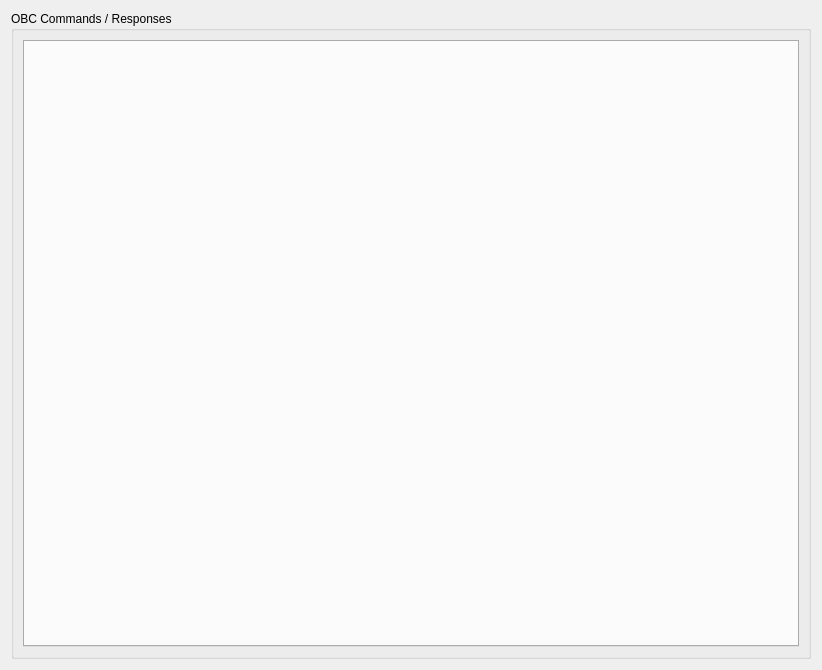
<?xml version="1.0" encoding="UTF-8"?>
<ui version="4.0">
 <class>OBCCmdRespPanel</class>
 <widget class="QWidget" name="OBCCmdRespPanel">
  <property name="geometry">
   <rect>
    <x>0</x>
    <y>0</y>
    <width>818</width>
    <height>670</height>
   </rect>
  </property>
  <property name="windowTitle">
   <string>Form</string>
  </property>
  <layout class="QGridLayout" name="gridLayout">
   <item row="0" column="0">
    <widget class="QGroupBox" name="obc_cmd_resp_box">
     <property name="minimumSize">
      <size>
       <width>800</width>
       <height>0</height>
      </size>
     </property>
     <property name="title">
      <string>OBC Commands / Responses</string>
     </property>
     <layout class="QGridLayout" name="gridLayout_2">
      <item row="0" column="0">
       <widget class="QTabWidget" name="obc_cmd_resp_tabs">
        <property name="tabPosition">
         <enum>QTabWidget::North</enum>
        </property>
        <property name="currentIndex">
         <number>-1</number>
        </property>
        <property name="documentMode">
         <bool>false</bool>
        </property>
       </widget>
      </item>
     </layout>
    </widget>
   </item>
  </layout>
 </widget>
 <resources/>
 <connections/>
</ui>
